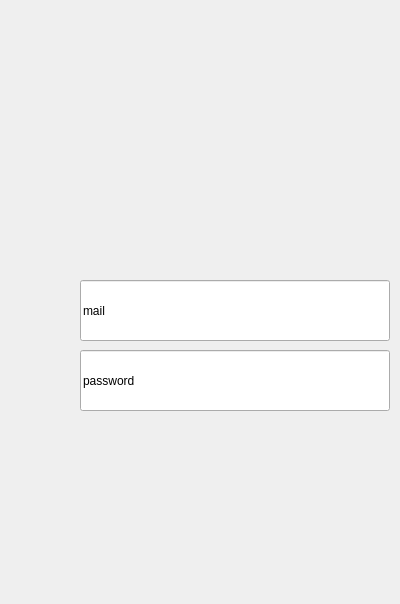
<?xml version="1.0" encoding="UTF-8"?>
<ui version="4.0">
 <class>LoginScreen</class>
 <widget class="QDialog" name="LoginScreen">
  <property name="geometry">
   <rect>
    <x>0</x>
    <y>0</y>
    <width>400</width>
    <height>604</height>
   </rect>
  </property>
  <property name="windowTitle">
   <string>SmartShopXpress</string>
  </property>
  <property name="windowIcon">
   <iconset resource="images.qrc">
    <normaloff>:/img/img0/logo3.png</normaloff>:/img/img0/logo3.png</iconset>
  </property>
  <property name="styleSheet">
   <string notr="true">border-image: url(:/img/img0/gbackground.png);</string>
  </property>
  <widget class="QLabel" name="loginLabel">
   <property name="geometry">
    <rect>
     <x>0</x>
     <y>0</y>
     <width>400</width>
     <height>101</height>
    </rect>
   </property>
   <property name="styleSheet">
    <string notr="true">border-image: url(:/img/img0/loginlabel.png);
</string>
   </property>
   <property name="text">
    <string/>
   </property>
  </widget>
  <widget class="QLineEdit" name="mailLineEdit">
   <property name="geometry">
    <rect>
     <x>80</x>
     <y>280</y>
     <width>310</width>
     <height>61</height>
    </rect>
   </property>
   <property name="text">
    <string>mail</string>
   </property>
  </widget>
  <widget class="QLineEdit" name="passwordLineEdit">
   <property name="geometry">
    <rect>
     <x>80</x>
     <y>350</y>
     <width>310</width>
     <height>61</height>
    </rect>
   </property>
   <property name="text">
    <string>password</string>
   </property>
  </widget>
  <widget class="QLabel" name="label">
   <property name="geometry">
    <rect>
     <x>10</x>
     <y>280</y>
     <width>61</width>
     <height>61</height>
    </rect>
   </property>
   <property name="styleSheet">
    <string notr="true">border-image: url(:/img/img0/profile2.png);
border-radius:30px;</string>
   </property>
   <property name="text">
    <string/>
   </property>
  </widget>
  <widget class="QLabel" name="label_2">
   <property name="geometry">
    <rect>
     <x>10</x>
     <y>350</y>
     <width>61</width>
     <height>61</height>
    </rect>
   </property>
   <property name="styleSheet">
    <string notr="true">border-image: url(:/img/img0/passwicon.png);
border-radius:30px;</string>
   </property>
   <property name="text">
    <string/>
   </property>
  </widget>
  <widget class="QLabel" name="label_3">
   <property name="geometry">
    <rect>
     <x>140</x>
     <y>140</y>
     <width>121</width>
     <height>121</height>
    </rect>
   </property>
   <property name="styleSheet">
    <string notr="true">border-image: url(:/img/img0/login3.png);
border-radius:60px;</string>
   </property>
   <property name="text">
    <string/>
   </property>
  </widget>
  <widget class="QPushButton" name="loginButton">
   <property name="geometry">
    <rect>
     <x>130</x>
     <y>430</y>
     <width>151</width>
     <height>41</height>
    </rect>
   </property>
   <property name="cursor">
    <cursorShape>PointingHandCursor</cursorShape>
   </property>
   <property name="styleSheet">
    <string notr="true">border-image: url(:/img/img0/login2.png);
border-radius:20px;</string>
   </property>
   <property name="text">
    <string/>
   </property>
  </widget>
  <widget class="QPushButton" name="mainMenuButton">
   <property name="geometry">
    <rect>
     <x>170</x>
     <y>549</y>
     <width>51</width>
     <height>51</height>
    </rect>
   </property>
   <property name="cursor">
    <cursorShape>PointingHandCursor</cursorShape>
   </property>
   <property name="styleSheet">
    <string notr="true">border-image: url(:/img/img0/menuicon.png);
border-radius:20px;</string>
   </property>
   <property name="text">
    <string/>
   </property>
  </widget>
  <widget class="QLabel" name="label_4">
   <property name="geometry">
    <rect>
     <x>80</x>
     <y>510</y>
     <width>171</width>
     <height>31</height>
    </rect>
   </property>
   <property name="styleSheet">
    <string notr="true">border-image: url(:/img/img0/redirectsignup.png);
border-radius:10px;</string>
   </property>
   <property name="text">
    <string/>
   </property>
  </widget>
  <widget class="QPushButton" name="redirectSignupPushButton">
   <property name="geometry">
    <rect>
     <x>255</x>
     <y>510</y>
     <width>71</width>
     <height>31</height>
    </rect>
   </property>
   <property name="cursor">
    <cursorShape>PointingHandCursor</cursorShape>
   </property>
   <property name="styleSheet">
    <string notr="true">border-image: url(:/img/img0/signupimg.png);
border-radius:10px;</string>
   </property>
   <property name="text">
    <string/>
   </property>
  </widget>
 </widget>
 <resources>
  <include location="images.qrc"/>
 </resources>
 <connections/>
</ui>
